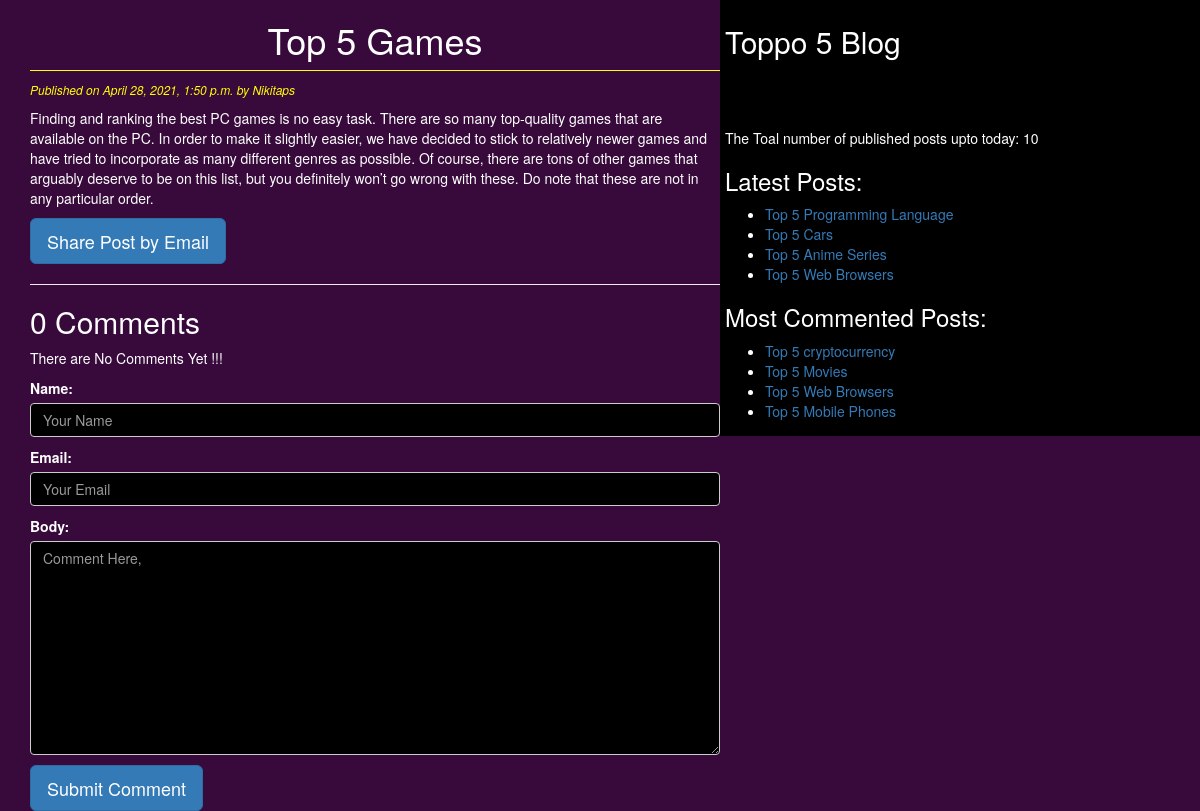
Screenshot of /2021/04/28/top-5-games/ with the database file from the repository.
### blog/models.py (models this page shows, shortened)
class Post(models.Model):
    title = models.CharField(max_length=264)
    slug = models.SlugField(max_length=264,unique_for_date='publish')  # unique_for_date is used to to make each slug unique
    author = models.ForeignKey(User,related_name='blog_posts',on_delete=models.CASCADE) # on_delete is important parameter
    body = models.TextField()
    publish = models.DateTimeField(default=timezone.now)
    created = models.DateTimeField(auto_now_add=True)
    updated = models.DateTimeField(auto_now=True)
    STATUS_CHOICES = (('draft','Draft'),('published','Published'))
    status = models.CharField(max_length=10,choices=STATUS_CHOICES,default='draft')
    objects = CustomManager()  # calling our custom Manager
    tags = TaggableManager()
    class Meta:
        ordering = ('-publish',)
    def get_absolute_url(self):
        return reverse('post_detail',args=[self.publish.year,self.publish.strftime('%m'),self.publish.strftime('%d'),self.slug])

### blog/views.py (the view, shortened to what this page needs)
# urls.py: path('<int:year>/<int:month>/<int:day>/<slug:slug>/', views.post_detail_view,name = 'post_detail'),
def post_detail_view(request,year,month,day,slug):
    post = get_object_or_404(Post,slug=slug,status='published',publish__year=year,publish__month=month,publish__day=day)
    comments = post.comments.filter(active=True)
    csubmit = False
    form = CommentForm()
    return render(request,'blog/post_detail.html',{'post':post,'form':form,'comment':comments,'csubmit':csubmit})

### blog/forms.py
class CommentForm(forms.ModelForm):
    class Meta:
        model = Comment
        fields = ('name','email','body')
        widgets = {
            'email': forms.EmailInput(attrs={
            'class': 'form-control',
            'style': 'background-color: black',
            'placeholder': 'Your Email',
            }),
            'name': forms.TextInput(attrs={
            'class': 'form-control',
            'style': 'background-color: black',
            'placeholder': 'Your Name'
            }),
            'body': forms.Textarea(attrs={
            'style': 'background-color: black',
            'class': 'form-control',
            'placeholder': 'Comment Here,'})
         }

### blog/models.py (called while the page is built)
    def get_queryset(self):
        return super().get_queryset().filter(status='published') # only published post should come in blog page

### blog/templatetags/blog_tags.py (called while the page is built)
@register.simple_tag
def total_posts():
    return Post.objects.count()

@register.inclusion_tag('blog/latest_posts123.html')
def show_latest_posts(count=4):
    latest_posts = Post.objects.order_by('-publish')[:count]
    return {'latest_posts':latest_posts}

@register.simple_tag
def get_most_commented_posts(count=4):
    return Post.objects.annotate(total_comments=Count('comments')).order_by('-total_comments')[:count]

### templates/blog/post_detail.html (shortened to what this page needs)
<!DOCTYPE html>
{%extends 'blog/base.html'%}
{%block content%}
<h1>{{post.title}}</h1>
<p id='date'>Published on {{post.publish}} by {{post.author|title}}</p>
{{post.body|linebreaks}}
<a href="/{{post.id}}/share" class = 'btn btn-lg btn-primary'>Share Post by Email</a>
<hr>
{%with comment.count as comments_count%}
<h2>{{comments_count}} Comment{{comments_count|pluralize}}</h2>
{% endwith %}
{%if comment%}
{%for comment in comment%}
<p id='ch'>comment {{forloop.counter}} by {{comment.name}} on {{comment.created}}</p>
<div class="cb">
  {{comment.body|linebreaks}}
</div>
<hr>
{%endfor%}
{%else%}
<p>There are No Comments Yet !!!</p>
{%endif%}
{%if csubmit%}
<h2>Your Comment Added Successfully</h2>
{%else%}
<form method="post">
  {{form.as_p}}
  <input type="submit" class='btn btn-lg btn-primary' value="Submit Comment">
</form>
{%endif%}
{%endblock%}

### templates/blog/base.html (shortened to what this page needs)
<!DOCTYPE html>
{%load blog_tags%}
{%load static%}
<html lang="en" dir="ltr">
  <head>
    <link rel = "stylesheet" href = "https://maxcdn.bootstrapcdn.com/bootstrap/3.3.6/css/bootstrap.min.css"/>
    <link rel="stylesheet" href="{%static 'css/blog1.css'%}">
  </head>
  <body>
    <div class="content">
      {%block content%}{%endblock%}
    </div>
    <div class="sidebar">
      <h2>Toppo 5 Blog</h2><br><br><br>
      <p>The Toal number of published posts upto today: {%total_posts%}</p>
      <h3>Latest Posts:</h3>{%show_latest_posts%}
      <h3>Most Commented Posts:</h3>
      {%get_most_commented_posts as most_commented_posts%}
      <ul>
        {%for post in most_commented_posts%}
        <li><a href="{{post.get_absolute_url}}">{{post.title}}</a></li>
        {%endfor%}
      </ul>
    </div>
  </body>
</html>

### templates/blog/latest_posts123.html
<ul>
  {%for post in latest_posts%}
  <li><a href="{{post.get_absolute_url}}">{{post.title}}</a></li>
  {%endfor%}
</ul>

### static/css/blog1.css (style rules this page uses)
.content { width: 60%; float: left; padding: 0 0 0 30px; background: #380A3C; color:white; }
.sidebar { width: 40%; float:right; padding: 5px; background: black; }
h1 { text-align:center; border-bottom: 1px solid yellow; padding-bottom: 10px; }
body { color: white; background: #380A3C; }
#date { color: yellow; font-size: 12px; font-style: italic; }

### rows the page displays
Post: title "Top 5 Games", publish "April 28, 2021, 1:50 p.m.", author "Nikitaps", body "Finding and ranking the best PC games is no easy task. There are so many top-quality games that are available on the PC. In order to make it slightly easier, we have decided to stick to relatively newer games and have tried to incorporate as many different genres as possible. Of course, there are tons of other games that arguably deserve to be on this list, but you definitely won’t go wrong with these. Do note that these are not in any particular order."
Post: title "Top 5 Programming Language"
Post: title "Top 5 Cars"
Post: title "Top 5 Anime Series"
Post: title "Top 5 Web Browsers"
Post: title "Top 5 cryptocurrency"
Post: title "Top 5 Movies"
Post: title "Top 5 Mobile Phones"

### other values shown
{{ comments_count }} "0"
